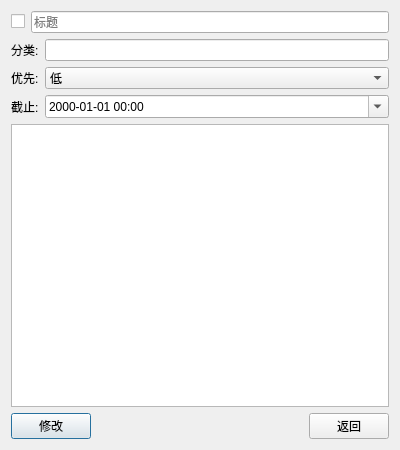
<?xml version="1.0" encoding="UTF-8"?>
<ui version="4.0">
 <class>TaskDetailDialog</class>
 <widget class="QDialog" name="TaskDetailDialog">
  <property name="geometry">
   <rect>
    <x>0</x>
    <y>0</y>
    <width>400</width>
    <height>450</height>
   </rect>
  </property>
  <property name="windowTitle">
   <string>待办事项详情</string>
  </property>
  <layout class="QVBoxLayout" name="verticalLayout">
   <item>
    <layout class="QHBoxLayout" name="horizontalLayout">
     <item>
      <widget class="QCheckBox" name="statusInput">
       <property name="text">
        <string/>
       </property>
      </widget>
     </item>
     <item>
      <widget class="QLineEdit" name="titleInput">
       <property name="placeholderText">
        <string>标题</string>
       </property>
      </widget>
     </item>
    </layout>
   </item>
   <item>
    <layout class="QFormLayout" name="formLayout">
     <item row="0" column="0">
      <widget class="QLabel" name="label_2">
       <property name="text">
        <string>分类:</string>
       </property>
      </widget>
     </item>
     <item row="0" column="1">
      <widget class="QLineEdit" name="categoryInput"/>
     </item>
     <item row="1" column="0">
      <widget class="QLabel" name="label_4">
       <property name="text">
        <string>优先:</string>
       </property>
      </widget>
     </item>
     <item row="1" column="1">
      <widget class="QComboBox" name="priorityInput">
       <item>
        <property name="text">
         <string>低</string>
        </property>
       </item>
       <item>
        <property name="text">
         <string>中</string>
        </property>
       </item>
       <item>
        <property name="text">
         <string>高</string>
        </property>
       </item>
      </widget>
     </item>
     <item row="2" column="0">
      <widget class="QLabel" name="label_6">
       <property name="text">
        <string>截止:</string>
       </property>
      </widget>
     </item>
     <item row="2" column="1">
      <widget class="QDateTimeEdit" name="deadlineInput">
       <property name="displayFormat">
        <string>yyyy-MM-dd HH:mm</string>
       </property>
       <property name="calendarPopup">
        <bool>true</bool>
       </property>
      </widget>
     </item>
    </layout>
   </item>
   <item>
    <widget class="QTextEdit" name="descriptionInput"/>
   </item>
   <item>
    <layout class="QHBoxLayout" name="buttonLayout">
     <item>
      <widget class="QPushButton" name="updateButton">
       <property name="text">
        <string>修改</string>
       </property>
      </widget>
     </item>
     <item>
      <spacer name="horizontalSpacer">
       <property name="orientation">
        <enum>Qt::Orientation::Horizontal</enum>
       </property>
       <property name="sizeHint" stdset="0">
        <size>
         <width>40</width>
         <height>20</height>
        </size>
       </property>
      </spacer>
     </item>
     <item>
      <widget class="QPushButton" name="cancelButton">
       <property name="text">
        <string>返回</string>
       </property>
      </widget>
     </item>
    </layout>
   </item>
  </layout>
 </widget>
 <resources/>
 <connections/>
</ui>
